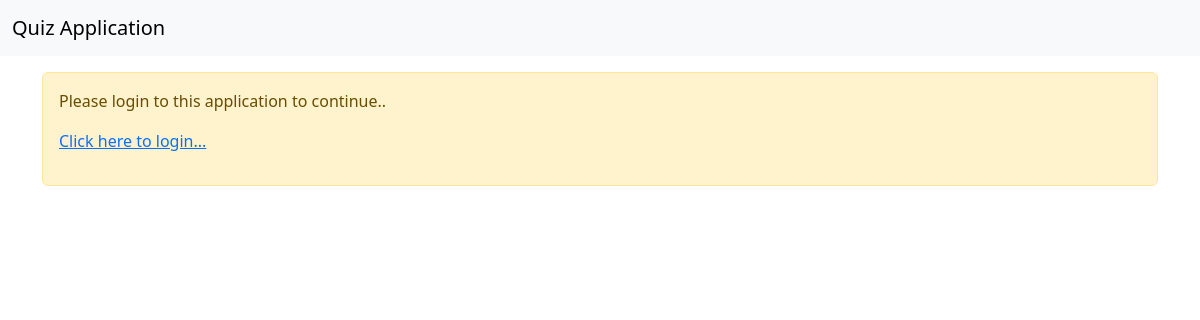
Before: / with the older database file.
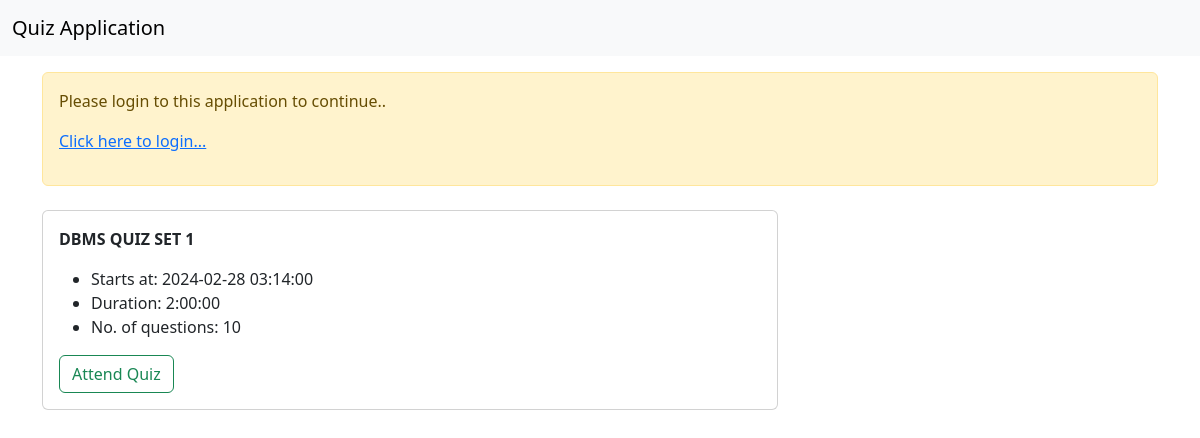
After: the same page with the newer database file.
### tables this page shows
CREATE TABLE QUIZ (
    CODE TEXT PRIMARY KEY,
    TITLE TEXT,
    START_TIME DATETIME,
    DURATION FLOAT,
    NO_QUESTIONS INTEGER
);

### wsgi.py (the view)
@app.route("/")
def index():
    quizzes = QuizHandler().list_quiz()
    user = None
    if session.get("user-token"):
        user = Auth().get_user(session.get("user-token"))
    return render_template("index.html", quizzes = quizzes, user = user)

### utils/database.py (called while the page is built)
    def __del__(self):
        self.conn.close()

### utils/quizhandler.py (called while the page is built)
    def list_quiz(self):
        response = self.cur.execute("SELECT * FROM QUIZ ORDER BY START_TIME DESC;")
        rows =  response.fetchall()
        return [
            Quiz(
                code = row[0],
                title=row[1],
                starts_at=datetime.fromisoformat(row[2]),
                duration=timedelta(seconds=row[3]),
                no_of_questions=row[4]
            ) for row in rows]

### utils/type.py (called while the page is built)
    def is_expired(self)->bool:
        return (self.starts_at + self.duration ) < datetime.now()

### templates/index.html (shortened to what this page needs)
{% extends 'base.html' %}
{% block content %}
{% if not user %}
<div class="alert alert-warning">
    <p>Please login to this application to continue..</p>
    <p><a href="/login">Click here to login...</a></p>
</div>
{% endif %}
<div class="row">
    <div class="col-md-8">
            {% for quiz in quizzes %}
            <div class="card my-2">
                <div class="card-body">
                    <p><b>{{ quiz.title }}</b></p>
                    <ul>
                        <li>Starts at: {{quiz.starts_at}}</li>
                        <li>Duration: {{quiz.duration}} </li>
                        <li>No. of questions: {{quiz.no_of_questions}}</li>
                    </ul>
                    {% if quiz.is_expired() %}
                    <button class="btn btn-outline-danger disabled" disabled>EXPIRED</button>
                    {% else %}
                    <a class="btn btn-outline-success" href="/quiz/attend/{{quiz.code}}">Attend Quiz</a>
                    {% endif %}
                </div>
            </div>
            {% endfor %}
    </div>
</div>
{% endblock content %}

### templates/base.html (shortened to what this page needs)
<!doctype html>
<html lang="en">
  <head>
    <link href="https://cdn.jsdelivr.net/npm/bootstrap@5.3.3/dist/css/bootstrap.min.css" rel="stylesheet">
  </head>
  <body>
    {% include 'components/navbar.html' %}
    <div class="container py-3">
        {% block content %}
        {% endblock content %}
    </div>
  </body>
</html>

### templates/components/navbar.html
<nav class="navbar bg-body-tertiary">
    <div class="container-fluid">
        <a class="navbar-brand" href="/">Quiz Application</a>
    </div>
</nav>

Changed rows visible on the page:
added QUIZ: title "DBMS QUIZ SET 1", starts_at "2024-02-28 03:14:00", duration "2:00:00", no_of_questions "10"
